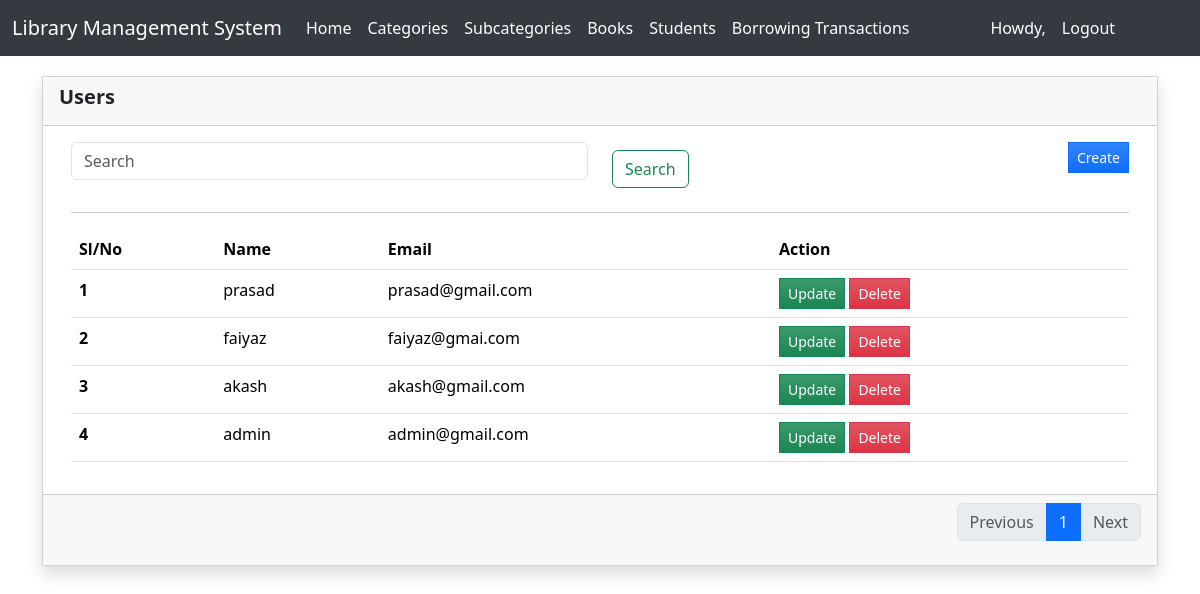
Screenshot of /user_list/ with the database file from the repository.
### authentication/models.py (models this page shows, shortened)
class CustomUser(AbstractUser):
    username=None
    name = models.CharField(max_length=100)
    email = models.EmailField(unique=True)
    USERNAME_FIELD = 'email'
    REQUIRED_FIELDS = ['name']
    objects = CustomUserManager()

### authentication/views.py (the view)
# urls.py: path('user_list/',user_list,name='user_list'),
def user_list(request):
    quary=CustomUser.objects.all()
    if request.GET.get('search'):
        quary=quary.filter(name__icontains= request.GET.get('search'))
    paginator = Paginator(quary, 5)  # Show 5 contacts per page.
    page_number = request.GET.get("page", 1)
    page_obj = paginator.get_page(page_number)
    context={'users': page_obj}
    return render(request,'user_list.html',context)

### authentication/templates/user_list.html (shortened to what this page needs)
{% extends "base.html" %}
{% block start %}
<!DOCTYPE html>
<html lang="en">
<head>
    <link href="https://cdn.jsdelivr.net/npm/bootstrap@5.3.2/dist/css/bootstrap.min.css" rel="stylesheet">
</head>
<body>
        <div class="container">
            <div class="row justify-content-center">
                <div class="col-lg-12 col-md-10 col-sm-12 col-xs-12">
                    <div class="card shadow rounded-0">
                        <div class="card-header">
                            <div class="h5 card-title fw-bold">Users</div>
                        </div>
                        <div class="card-body">
                            <div class="container-fluid">
                                <form class="form-inline">
                                <div class="row">
                                    <div class="col-md-6">
                                        <input class="form-control mr-sm-2" type="search" name="search" placeholder="Search" aria-label="Search">
                                    </div>
                                    <div class="col-md-2">
                                        <button class="btn btn-outline-success my-2 my-sm-2" type="submit">Search</button>
                                    </div>
                                </form>
                                    <div class="col-md-4 text-end">
                                        <a href="{% url 'user_create' %}" class="btn btn btn-primary btn-sm bg-gradient rounded-0">Create</a>
                                    </div>
                                </div>
                                <hr>
                                <table class="table table-hover">
                                    <thead>
                                        <tr>
                                            <th scope="col">Sl/No</th>
                                            <th scope="col">Name</th>
                                            <th scope="col">Email</th>
                                            <th scope="col">Action</th>
                                        </tr>
                                    </thead>
                                    <tbody class='.table-hover'>
                                        {% for user in users %}
                                        <tr>
                                            <th scope="row">{{ forloop.counter }}</th>
                                            <td>{{ user.name }}</td>
                                            <td>{{ user.email }}</td>
                                            <td>
                                            <a href="{% url 'user_update' user.id %}" class="btn btn btn-success btn-sm bg-gradient rounded-0">Update</a>
                                            <a href="{% url 'user_delete' user.id %}" class="btn btn btn-danger btn-sm bg-gradient rounded-0">Delete</a>
                                            </td>
                                        </tr>
                                        {% endfor %}
                                    </tbody>
                                </table>
                            </div>
                        </div>
                        <div class="card-footer">
                            <div class="d-flex w-100 text-end justify-content-end">
                                <div class="pagination">
                                    <nav aria-label="...">
                                      <ul class="pagination">
                                        <li class="page-item {% if not users.has_previous %}disabled{% endif %}">
                                          <a class="page-link" href="{% if users.has_previous %}?page={{ users.previous_page_number }}{% endif %}" tabindex="-1">Previous</a>
                                        </li>
                                        {% for page_num in users.paginator.page_range %}
                                          <li class="page-item {% if page_num == users.number %}active{% endif %}">
                                            <a class="page-link" href="?page={{ page_num }}">{{ page_num }}{% if page_num == users.number %} {% endif %}</a>
                                          </li>
                                        {% endfor %}
                                        <li class="page-item {% if not users.has_next %}disabled{% endif %}">
                                          <a class="page-link" href="{% if users.has_next %}?page={{ users.next_page_number }}{% endif %}">Next</a>
                                        </li>
                                      </ul>
                                    </nav>
                                </div>
                            </div>
                        </div>
                    </div>
                </div>
            </div>
</body>
</html>
{% endblock start %}

### rows the page displays
CustomUser: name "prasad", email "prasad@gmail.com"
CustomUser: name "faiyaz", email "faiyaz@gmai.com"
CustomUser: name "akash", email "akash@gmail.com"
CustomUser: name "admin", email "admin@gmail.com"

### other values shown
{{ page_num }} "1"
